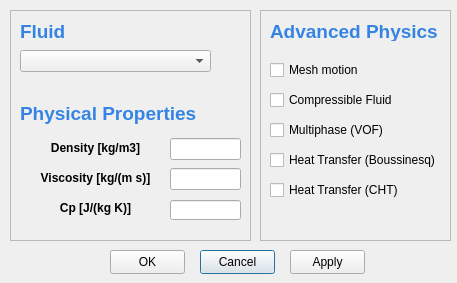
<?xml version="1.0" encoding="UTF-8"?>
<ui version="4.0">
 <class>physicalModelsDialog</class>
 <widget class="QDialog" name="physicalModelsDialog">
  <property name="geometry">
   <rect>
    <x>0</x>
    <y>0</y>
    <width>457</width>
    <height>283</height>
   </rect>
  </property>
  <property name="windowTitle">
   <string>Physical Models</string>
  </property>
  <widget class="QPushButton" name="pushButtonCancel">
   <property name="geometry">
    <rect>
     <x>200</x>
     <y>250</y>
     <width>75</width>
     <height>24</height>
    </rect>
   </property>
   <property name="text">
    <string>Cancel</string>
   </property>
  </widget>
  <widget class="QPushButton" name="pushButtonOK">
   <property name="geometry">
    <rect>
     <x>110</x>
     <y>250</y>
     <width>75</width>
     <height>24</height>
    </rect>
   </property>
   <property name="text">
    <string>OK</string>
   </property>
  </widget>
  <widget class="QFrame" name="frame">
   <property name="geometry">
    <rect>
     <x>260</x>
     <y>10</y>
     <width>191</width>
     <height>231</height>
    </rect>
   </property>
   <property name="frameShape">
    <enum>QFrame::StyledPanel</enum>
   </property>
   <property name="frameShadow">
    <enum>QFrame::Sunken</enum>
   </property>
   <widget class="QCheckBox" name="checkBoxDynamicMesh">
    <property name="geometry">
     <rect>
      <x>10</x>
      <y>50</y>
      <width>121</width>
      <height>20</height>
     </rect>
    </property>
    <property name="text">
     <string>Mesh motion</string>
    </property>
   </widget>
   <widget class="QCheckBox" name="checkBoxCompressibleFluid">
    <property name="geometry">
     <rect>
      <x>10</x>
      <y>80</y>
      <width>151</width>
      <height>20</height>
     </rect>
    </property>
    <property name="text">
     <string>Compressible Fluid</string>
    </property>
   </widget>
   <widget class="QCheckBox" name="checkBoxMultiphase">
    <property name="geometry">
     <rect>
      <x>10</x>
      <y>110</y>
      <width>121</width>
      <height>20</height>
     </rect>
    </property>
    <property name="text">
     <string>Multiphase (VOF)</string>
    </property>
   </widget>
   <widget class="QCheckBox" name="checkBoxMultiphase_2">
    <property name="geometry">
     <rect>
      <x>10</x>
      <y>140</y>
      <width>171</width>
      <height>20</height>
     </rect>
    </property>
    <property name="text">
     <string>Heat Transfer (Boussinesq)</string>
    </property>
   </widget>
   <widget class="QCheckBox" name="checkBoxMultiphase_3">
    <property name="geometry">
     <rect>
      <x>10</x>
      <y>170</y>
      <width>171</width>
      <height>20</height>
     </rect>
    </property>
    <property name="text">
     <string>Heat Transfer (CHT)</string>
    </property>
   </widget>
   <widget class="QLabel" name="label_5">
    <property name="geometry">
     <rect>
      <x>10</x>
      <y>10</y>
      <width>171</width>
      <height>21</height>
     </rect>
    </property>
    <property name="text">
     <string>&lt;html&gt;&lt;head/&gt;&lt;body&gt;&lt;p&gt;&lt;span style=&quot; font-size:14pt; font-weight:600; color:#3584e4;&quot;&gt;Advanced Physics&lt;/span&gt;&lt;/p&gt;&lt;/body&gt;&lt;/html&gt;</string>
    </property>
   </widget>
  </widget>
  <widget class="QPushButton" name="pushButtonApply">
   <property name="geometry">
    <rect>
     <x>290</x>
     <y>250</y>
     <width>75</width>
     <height>24</height>
    </rect>
   </property>
   <property name="text">
    <string>Apply</string>
   </property>
  </widget>
  <widget class="QFrame" name="frame_3">
   <property name="geometry">
    <rect>
     <x>10</x>
     <y>10</y>
     <width>241</width>
     <height>231</height>
    </rect>
   </property>
   <property name="frameShape">
    <enum>QFrame::StyledPanel</enum>
   </property>
   <property name="frameShadow">
    <enum>QFrame::Sunken</enum>
   </property>
   <widget class="QLineEdit" name="lineEditMu">
    <property name="geometry">
     <rect>
      <x>160</x>
      <y>158</y>
      <width>71</width>
      <height>22</height>
     </rect>
    </property>
   </widget>
   <widget class="QLabel" name="label_3">
    <property name="geometry">
     <rect>
      <x>20</x>
      <y>158</y>
      <width>131</width>
      <height>21</height>
     </rect>
    </property>
    <property name="text">
     <string>&lt;html&gt;&lt;head/&gt;&lt;body&gt;&lt;p align=&quot;center&quot;&gt;&lt;span style=&quot; font-weight:600;&quot;&gt;Viscosity [kg/(m s)]&lt;/span&gt;&lt;/p&gt;&lt;/body&gt;&lt;/html&gt;</string>
    </property>
    <property name="alignment">
     <set>Qt::AlignRight|Qt::AlignTrailing|Qt::AlignVCenter</set>
    </property>
   </widget>
   <widget class="QLineEdit" name="lineEditRho">
    <property name="geometry">
     <rect>
      <x>160</x>
      <y>128</y>
      <width>71</width>
      <height>22</height>
     </rect>
    </property>
   </widget>
   <widget class="QLabel" name="label_2">
    <property name="geometry">
     <rect>
      <x>20</x>
      <y>128</y>
      <width>131</width>
      <height>20</height>
     </rect>
    </property>
    <property name="text">
     <string>&lt;html&gt;&lt;head/&gt;&lt;body&gt;&lt;p align=&quot;center&quot;&gt;&lt;span style=&quot; font-weight:600;&quot;&gt;Density [kg/m3]&lt;/span&gt;&lt;/p&gt;&lt;/body&gt;&lt;/html&gt;</string>
    </property>
   </widget>
   <widget class="QLabel" name="label_4">
    <property name="geometry">
     <rect>
      <x>20</x>
      <y>188</y>
      <width>131</width>
      <height>20</height>
     </rect>
    </property>
    <property name="text">
     <string>&lt;html&gt;&lt;head/&gt;&lt;body&gt;&lt;p align=&quot;center&quot;&gt;&lt;span style=&quot; font-weight:600;&quot;&gt;Cp [J/(kg K)]&lt;/span&gt;&lt;/p&gt;&lt;/body&gt;&lt;/html&gt;</string>
    </property>
    <property name="alignment">
     <set>Qt::AlignRight|Qt::AlignTrailing|Qt::AlignVCenter</set>
    </property>
   </widget>
   <widget class="QLabel" name="label">
    <property name="geometry">
     <rect>
      <x>10</x>
      <y>10</y>
      <width>51</width>
      <height>21</height>
     </rect>
    </property>
    <property name="text">
     <string>&lt;html&gt;&lt;head/&gt;&lt;body&gt;&lt;p&gt;&lt;span style=&quot; font-size:14pt; font-weight:600; color:#3584e4;&quot;&gt;Fluid&lt;/span&gt;&lt;/p&gt;&lt;/body&gt;&lt;/html&gt;</string>
    </property>
   </widget>
   <widget class="QComboBox" name="comboBoxFluids">
    <property name="geometry">
     <rect>
      <x>10</x>
      <y>40</y>
      <width>191</width>
      <height>22</height>
     </rect>
    </property>
    <property name="currentText">
     <string/>
    </property>
   </widget>
   <widget class="QLineEdit" name="lineEditCp">
    <property name="geometry">
     <rect>
      <x>160</x>
      <y>190</y>
      <width>71</width>
      <height>20</height>
     </rect>
    </property>
    <property name="text">
     <string/>
    </property>
   </widget>
   <widget class="QLabel" name="label_8">
    <property name="geometry">
     <rect>
      <x>10</x>
      <y>88</y>
      <width>181</width>
      <height>31</height>
     </rect>
    </property>
    <property name="text">
     <string>&lt;html&gt;&lt;head/&gt;&lt;body&gt;&lt;p&gt;&lt;span style=&quot; font-size:14pt; font-weight:600; color:#3584e4;&quot;&gt;Physical Properties&lt;/span&gt;&lt;/p&gt;&lt;/body&gt;&lt;/html&gt;</string>
    </property>
   </widget>
  </widget>
 </widget>
 <resources/>
 <connections/>
</ui>
